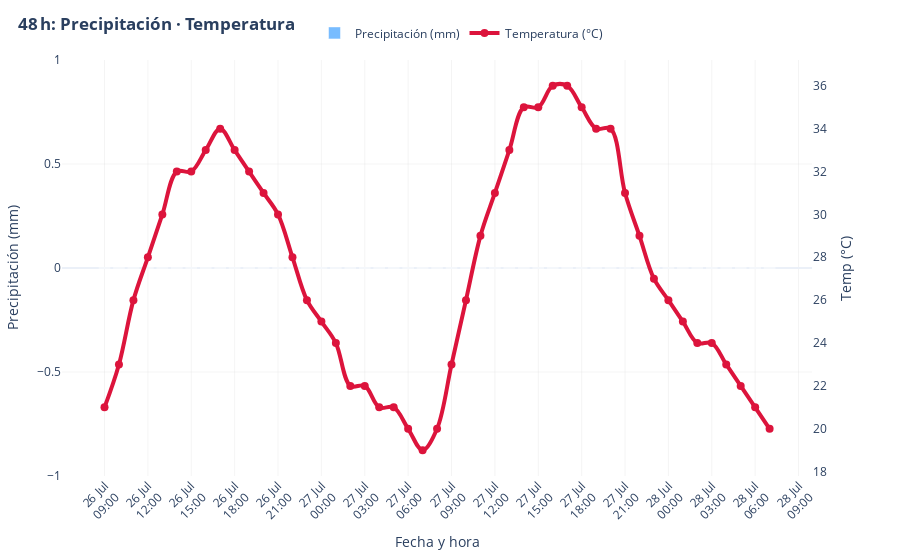

Notebook code cell kept with this figure:
### Code cell
fig = mostrar_prediccion_horaria_prec_temp(clima_horaria)
fig.show()

### Figure 1 — Plotly figure (JSON) as saved in the notebook; plotly's stock layout.template omitted (floating-point values rounded to 4 significant figures)
{"data": [{"hovertemplate": "%{x|%d %b %H:%M}<br>Precip: %{y:.1f} mm<extra></extra>", "marker": {"color": "rgba(30,144,255,0.6)"}, "name": "Precipitación (mm)", "type": "bar", "x": ["2025-07-26T09:00:00", "2025-07-26T10:00:00", "2025-07-26T11:00:00", "2025-07-26T12:00:00", "2025-07-26T13:00:00", "2025-07-26T14:00:00", "2025-07-26T15:00:00", "2025-07-26T16:00:00", "2025-07-26T17:00:00", "2025-07-26T18:00:00", "2025-07-26T19:00:00", "2025-07-26T20:00:00", "2025-07-26T21:00:00", "2025-07-26T22:00:00", "2025-07-26T23:00:00", "2025-07-27T00:00:00", "2025-07-27T01:00:00", "2025-07-27T02:00:00", "2025-07-27T03:00:00", "2025-07-27T04:00:00", "2025-07-27T05:00:00", "2025-07-27T06:00:00", "2025-07-27T07:00:00", "2025-07-27T08:00:00", "2025-07-27T09:00:00", "2025-07-27T10:00:00", "2025-07-27T11:00:00", "2025-07-27T12:00:00", "2025-07-27T13:00:00", "2025-07-27T14:00:00", "2025-07-27T15:00:00", "2025-07-27T16:00:00", "2025-07-27T17:00:00", "2025-07-27T18:00:00", "2025-07-27T19:00:00", "2025-07-27T20:00:00", "2025-07-27T21:00:00", "2025-07-27T22:00:00", "2025-07-27T23:00:00", "2025-07-28T00:00:00", "2025-07-28T01:00:00", "2025-07-28T02:00:00", "2025-07-28T03:00:00", "2025-07-28T04:00:00", "2025-07-28T05:00:00", "2025-07-28T06:00:00", "2025-07-28T07:00:00"], "xaxis": "x", "y": [0, 0, 0, 0, 0, 0, 0, 0, 0, 0, 0, 0, 0, 0, 0, 0, 0, 0, 0, 0, 0, 0, 0, 0, 0, 0, 0, 0, 0, 0, 0, 0, 0, 0, 0, 0, 0, 0, 0, 0, 0, 0, 0, 0, 0, 0, 0], "yaxis": "y"}, {"hovertemplate": "%{x|%d %b %H:%M}<br>Temp: %{y:.1f}°C<extra></extra>", "line": {"color": "crimson", "shape": "spline", "width": 4}, "marker": {"size": 8}, "mode": "lines+markers", "name": "Temperatura (°C)", "type": "scatter", "x": ["2025-07-26T09:00:00", "2025-07-26T10:00:00", "2025-07-26T11:00:00", "2025-07-26T12:00:00", "2025-07-26T13:00:00", "2025-07-26T14:00:00", "2025-07-26T15:00:00", "2025-07-26T16:00:00", "2025-07-26T17:00:00", "2025-07-26T18:00:00", "2025-07-26T19:00:00", "2025-07-26T20:00:00", "2025-07-26T21:00:00", "2025-07-26T22:00:00", "2025-07-26T23:00:00", "2025-07-27T00:00:00", "2025-07-27T01:00:00", "2025-07-27T02:00:00", "2025-07-27T03:00:00", "2025-07-27T04:00:00", "2025-07-27T05:00:00", "2025-07-27T06:00:00", "2025-07-27T07:00:00", "2025-07-27T08:00:00", "2025-07-27T09:00:00", "2025-07-27T10:00:00", "2025-07-27T11:00:00", "2025-07-27T12:00:00", "2025-07-27T13:00:00", "2025-07-27T14:00:00", "2025-07-27T15:00:00", "2025-07-27T16:00:00", "2025-07-27T17:00:00", "2025-07-27T18:00:00", "2025-07-27T19:00:00", "2025-07-27T20:00:00", "2025-07-27T21:00:00", "2025-07-27T22:00:00", "2025-07-27T23:00:00", "2025-07-28T00:00:00", "2025-07-28T01:00:00", "2025-07-28T02:00:00", "2025-07-28T03:00:00", "2025-07-28T04:00:00", "2025-07-28T05:00:00", "2025-07-28T06:00:00", "2025-07-28T07:00:00"], "xaxis": "x", "y": [21, 23, 26, 28, 30, 32, 32, 33, 34, 33, 32, 31, 30, 28, 26, 25, 24, 22, 22, 21, 21, 20, 19, 20, 23, 26, 29, 31, 33, 35, 35, 36, 36, 35, 34, 34, 31, 29, 27, 26, 25, 24, 24, 23, 22, 21, 20], "yaxis": "y2"}], "layout": {"hovermode": "x unified", "legend": {"orientation": "h", "x": 0.5, "xanchor": "center", "y": 1.1}, "margin": {"b": 40, "l": 40, "r": 40, "t": 60}, "title": {"text": "<b>48 h: Precipitación · Temperatura</b>", "x": 0.02, "xanchor": "left"}, "xaxis": {"anchor": "y", "domain": [0, 0.94], "dtick": 10800000, "gridcolor": "rgba(200,200,200,0.2)", "showgrid": true, "tickangle": -45, "tickformat": "%d %b<br>%H:%M", "title": {"text": "Fecha y hora"}}, "yaxis": {"anchor": "x", "domain": [0, 1], "gridcolor": "rgba(200,200,200,0.2)", "showgrid": true, "title": {"text": "Precipitación (mm)"}}, "yaxis2": {"anchor": "x", "overlaying": "y", "showgrid": false, "side": "right", "title": {"text": "Temp (°C)"}}}}
